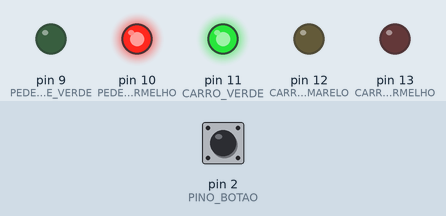
This sketch was run on a simulated Arduino Uno, built with avr-gcc and run on an emulated ATmega328P. Shown: output pins drawn as LEDs (lit = HIGH). The test bench sets the inputs (shaded band); at power-on: pin 2 (PINO_BOTAO) HIGH.

Above: at 1.2 s.
1.3 s: pin 2 (PINO_BOTAO) pulled LOW for 0.15 s
At 2.2 s:
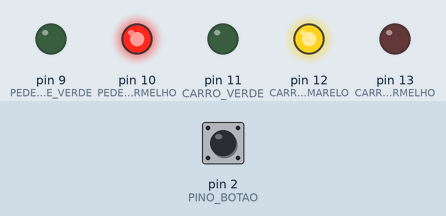
At 3.7 s:
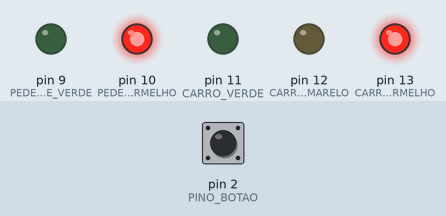
11.9 s: pin 2 (PINO_BOTAO) pulled LOW for 1 s
At 16.2 s:
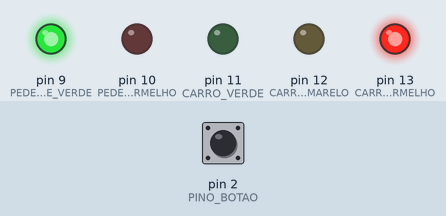
Timing chart, 0 to 21.9 s (numbered marks = the images above; inputs shaded):
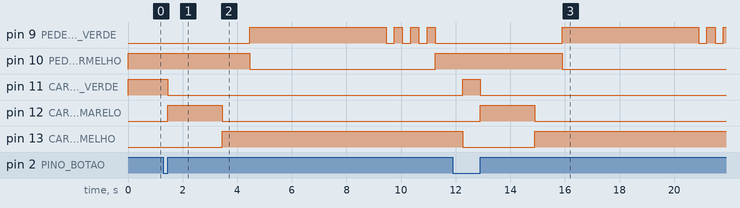

The sketch:

07_semaforo_pedestres.ino
```cpp
// Vídeo 7/10 — Semáforo de pedestres com botão
// Estado normal: carros seguem e pedestres aguardam.

const int CARRO_VERMELHO = 13;
const int CARRO_AMARELO = 12;
const int CARRO_VERDE = 11;
const int PEDESTRE_VERMELHO = 10;
const int PEDESTRE_VERDE = 9;
const int PINO_BOTAO = 2;

void estadoNormal() {
  digitalWrite(CARRO_VERMELHO, LOW);
  digitalWrite(CARRO_AMARELO, LOW);
  digitalWrite(CARRO_VERDE, HIGH);
  digitalWrite(PEDESTRE_VERMELHO, HIGH);
  digitalWrite(PEDESTRE_VERDE, LOW);
}

void executarTravessia() {
  // Carros recebem o amarelo antes de parar.
  digitalWrite(CARRO_VERDE, LOW);
  digitalWrite(CARRO_AMARELO, HIGH);
  delay(2000);

  // Carros param.
  digitalWrite(CARRO_AMARELO, LOW);
  digitalWrite(CARRO_VERMELHO, HIGH);
  delay(1000);

  // Pedestres atravessam.
  digitalWrite(PEDESTRE_VERMELHO, LOW);
  digitalWrite(PEDESTRE_VERDE, HIGH);
  delay(5000);

  // O verde dos pedestres pisca antes de fechar.
  for (int i = 0; i < 3; i++) {
    digitalWrite(PEDESTRE_VERDE, LOW);
    delay(300);
    digitalWrite(PEDESTRE_VERDE, HIGH);
    delay(300);
  }

  digitalWrite(PEDESTRE_VERDE, LOW);
  digitalWrite(PEDESTRE_VERMELHO, HIGH);
  delay(1000);

  estadoNormal();
}

void setup() {
  pinMode(CARRO_VERMELHO, OUTPUT);
  pinMode(CARRO_AMARELO, OUTPUT);
  pinMode(CARRO_VERDE, OUTPUT);
  pinMode(PEDESTRE_VERMELHO, OUTPUT);
  pinMode(PEDESTRE_VERDE, OUTPUT);
  pinMode(PINO_BOTAO, INPUT_PULLUP);

  estadoNormal();
}

void loop() {
  if (digitalRead(PINO_BOTAO) == LOW) {
    delay(30); // Debounce simples

    if (digitalRead(PINO_BOTAO) == LOW) {
      // Aguarda o jogador soltar para não repetir a solicitação.
      while (digitalRead(PINO_BOTAO) == LOW) {
        delay(5);
      }

      executarTravessia();
    }
  }
}
```

Measured:
- after the input at 1.3 s, pin 9 (PEDESTRE_VERDE): LOW → HIGH after 3.2 s, then repeats every 0.60 s: LOW 0.30 s, HIGH 0.30 s; pin 10 (PEDESTRE_VERMELHO): HIGH → LOW after 3.2 s, → HIGH 6.8 s later
- after the input at 11.9 s, pin 9 (PEDESTRE_VERDE): goes HIGH 5.0 s, LOW 0.30 s, HIGH 0.30 s, LOW 0.30 s, then HIGH, starting after 4.0 s; pin 10 (PEDESTRE_VERMELHO): HIGH → LOW after 4.0 s; pin 12 (CARRO_AMARELO): LOW → HIGH after 1.0 s, → LOW 2.0 s later
